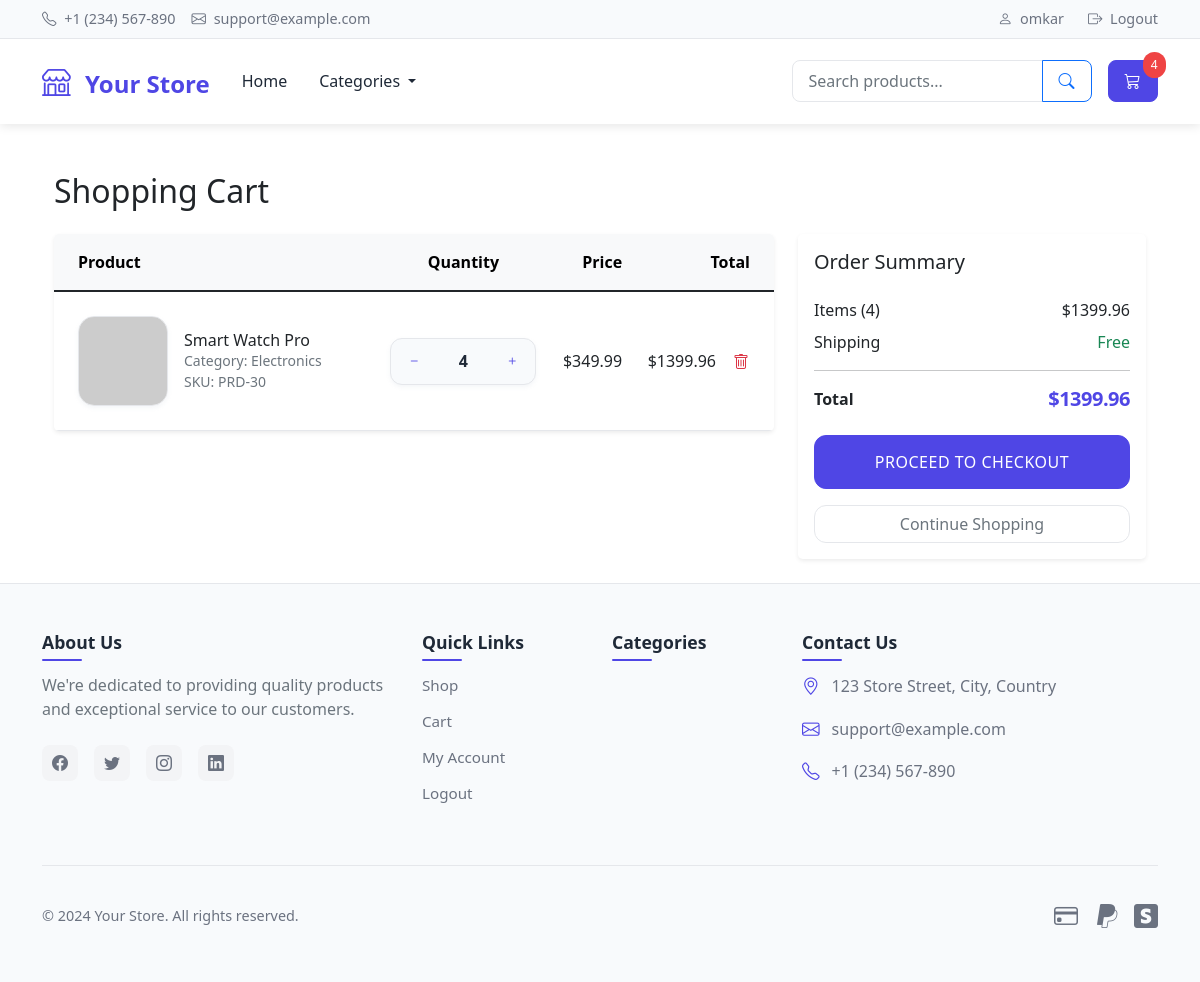
The app's page /cart/ (signed in), older data.
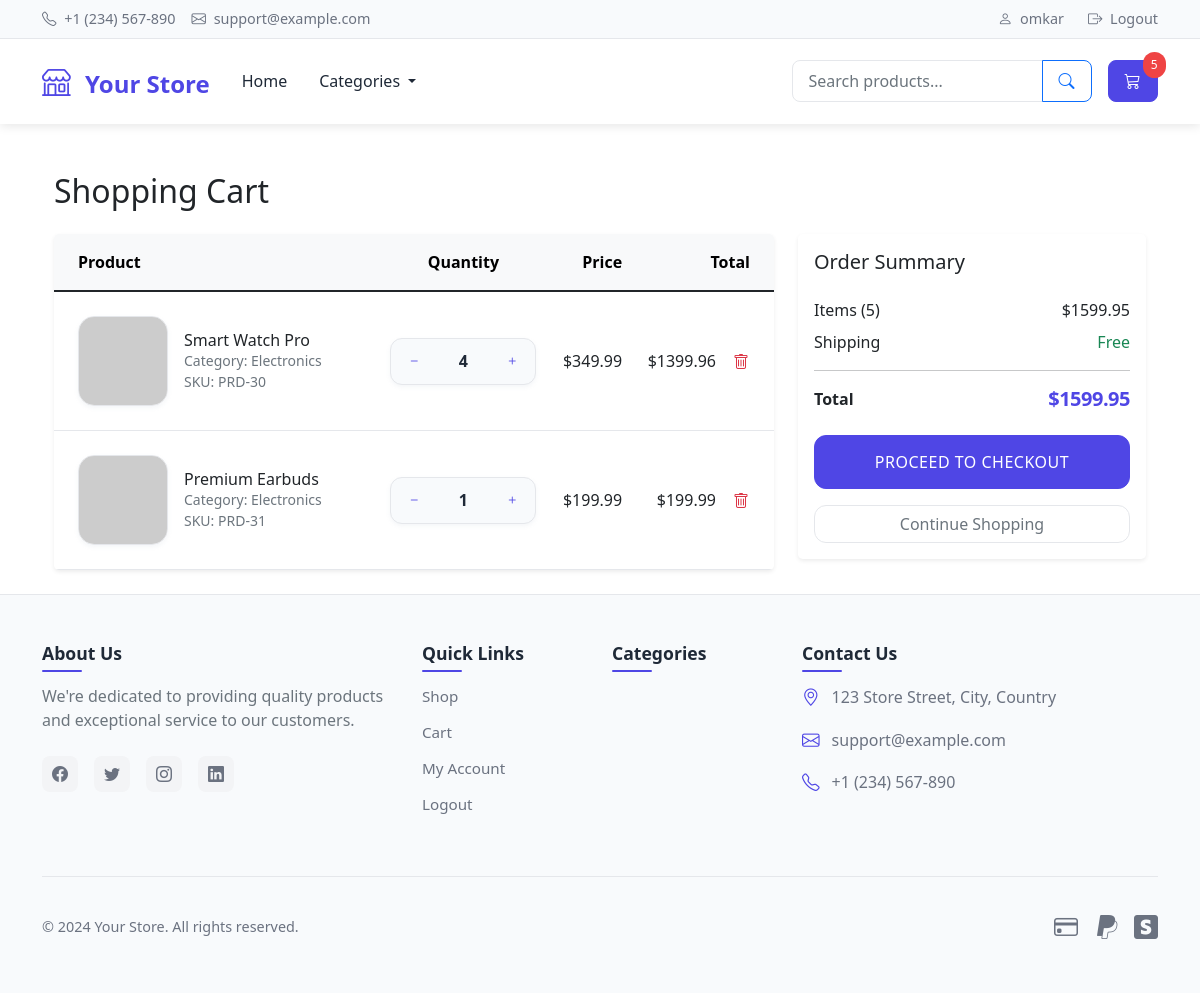
The same page, newer data.
### store/models.py (models this page shows, shortened)
class CartItem(models.Model):
    cart = models.ForeignKey(Cart, on_delete=models.CASCADE)
    product = models.ForeignKey(Product, on_delete=models.CASCADE)
    quantity = models.IntegerField(default=1)
    @property
    def total_price(self):
        return self.quantity * self.product.price

class Product(models.Model):
    name = models.CharField(max_length=200)
    description = models.TextField()
    price = models.DecimalField(max_digits=10, decimal_places=2)
    category = models.ForeignKey(Category, on_delete=models.CASCADE)
    image = models.ImageField(upload_to='products/', blank=True)
    image_url = models.URLField(blank=True)
    stock = models.IntegerField(default=0)
    available = models.BooleanField(default=True)
    created = models.DateTimeField(auto_now_add=True)
    updated = models.DateTimeField(auto_now=True)

class Category(models.Model):
    name = models.CharField(max_length=100)
    description = models.TextField(blank=True)
    class Meta:
        verbose_name_plural = 'Categories'

### store/views.py (the view)
# urls.py: path('cart/', views.cart, name='cart'),
@login_required
def cart(request):
    try:
        cart = Cart.objects.get(user=request.user)
        cart_items = CartItem.objects.filter(cart=cart)
        total = sum(item.total_price for item in cart_items)
        cart_count = sum(item.quantity for item in cart_items)
        remaining_amount = 50 - total if total < 50 else 0
    except Cart.DoesNotExist:
        cart_items = []
        total = 0
        cart_count = 0
        remaining_amount = 50
    return render(request, 'store/cart.html', {
        'cart_items': cart_items,
        'total': total,
        'cart_count': cart_count,
        'remaining_amount': remaining_amount
    })

### store/templates/store/cart.html (shortened to what the changed rows need)
{% extends 'store/base.html' %} {% block content %}
<div class="container py-4">
  <h2 class="mb-4">Shopping Cart</h2>
  {% if cart_items %}
  <div class="row">
    <div class="col-md-8">
      <div class="card shadow-sm rounded-3 border-0">
        <div class="card-body p-0">
          <div class="table-responsive">
            <table class="table table-hover align-middle mb-0">
              <thead>
                <tr class="table-light">
                  <th class="ps-4 py-3">Product</th>
                  <th class="text-center py-3">Quantity</th>
                  <th class="text-end py-3">Price</th>
                  <th class="text-end pe-4 py-3">Total</th>
                </tr>
              </thead>
              <tbody>
                {% for item in cart_items %}
                <tr>
                  <td class="ps-4">
                    <div class="d-flex align-items-center gap-3">
                      <div class="cart-item-image">
                        {% if item.product.image %}
                        <img
                          src="{{ item.product.image.url }}"
                          alt="{{ item.product.name }}"
                          class="rounded-3"
                        />
                        {% elif item.product.image_url %}
                        <img
                          src="{{ item.product.image_url }}"
                          alt="{{ item.product.name }}"
                          class="rounded-3"
                        />
                        {% endif %}
                      </div>
                      <div>
                        <h6 class="mb-0">{{ item.product.name }}</h6>
                        <small class="text-muted d-block">
                          Category: {{ item.product.category.name }}
                        </small>
                        <small class="text-muted d-block">
                          SKU: PRD-{{ item.product.id }}
                        </small>
                      </div>
                    </div>
                  </td>
                  <td class="text-center">
                    <form
                      method="post"
                      action="{% url 'update_cart' item.id %}"
                      class="d-inline quantity-form"
                    >
                      <div class="quantity-controls">
                        <button
                          type="submit"
                          name="action"
                          value="decrement"
                          class="btn btn-outline-secondary btn-sm"
                        >
                          <i class="bi bi-dash"></i>
                        </button>
                        <span class="quantity">{{ item.quantity }}</span>
                        <button
                          type="submit"
                          name="action"
                          value="increment"
                          class="btn btn-outline-secondary btn-sm"
                        >
                          <i class="bi bi-plus"></i>
                        </button>
                      </div>
                    </form>
                  </td>
                  <td class="text-end">${{ item.product.price }}</td>
                  <td class="text-end pe-4">
                    <div class="d-flex justify-content-end align-items-center">
                      <span class="me-3">${{ item.total_price }}</span>
                      <form
                        method="post"
                        action="{% url 'update_cart' item.id %}"
                        class="d-inline"
                      >
                        <button
                          type="submit"
                          name="action"
                          value="remove"
                          class="btn btn-link text-danger p-0"
                          title="Remove item"
                        >
                          <i class="bi bi-trash"></i>
                        </button>
                      </form>
                    </div>
                  </td>
                </tr>
                {% endfor %}
              </tbody>
            </table>
          </div>
        </div>
      </div>
    </div>
    <div class="col-md-4">
      <div class="card shadow-sm rounded-3 border-0">
        <div class="card-body">
          <h5 class="card-title mb-4">Order Summary</h5>
          <div class="d-flex justify-content-between mb-2">
            <span>Items ({{ cart_count }})</span>
            <span>${{ total }}</span>
          </div>
          <div class="d-flex justify-content-between mb-2">
            <span>Shipping</span>
            <span class="text-success">Free</span>
          </div>
          <hr />
          <div class="d-flex justify-content-between mb-4">
            <strong>Total</strong>
            <strong class="text-primary h5 mb-0">${{ total }}</strong>
          </div>
          <a href="{% url 'checkout' %}" class="btn btn-primary w-100 mb-3">
            Proceed to Checkout
          </a>
          <a href="{% url 'shop' %}" class="btn btn-outline-secondary w-100">
            Continue Shopping
          </a>
        </div>
      </div>
    </div>
  </div>
  {% endif %}
</div>
{% endblock %}

### store/templates/store/base.html (shortened to what the changed rows need)
<!DOCTYPE html>
<html>
  <head>
    <link
      href="https://cdn.jsdelivr.net/npm/bootstrap@5.1.3/dist/css/bootstrap.min.css"
      rel="stylesheet"
    />
    <link
      rel="stylesheet"
      href="https://cdn.jsdelivr.net/npm/bootstrap-icons@1.8.1/font/bootstrap-icons.css"
    />
  </head>
  <body>
    <header class="header">
      <nav class="navbar navbar-expand-lg">
        <div class="container">
          <div class="collapse navbar-collapse" id="navbarMain">
            <div class="nav-cart">
              <a href="{% url 'cart' %}" class="btn btn-primary">
                <i class="bi bi-cart3"></i>
                <span class="cart-count">{{ cart_count|default:'0' }}</span>
              </a>
            </div>
          </div>
        </div>
      </nav>
    </header>
    <div class="container mt-4">{% block content %} {% endblock %}</div>
  </body>
</html>

Row changes from the older to the newer data that the page shows:
added CartItem: product.name "Premium Earbuds", product.category.name "Electronics", product.id "31", quantity "1", product.price "199.99", total_price "199.99"
Text that changed along with them:
{{ cart_count|default:'0' }}: "4" → "5"
{{ cart_count }}: "4" → "5"
{{ total }}: "1399.96" → "1599.95"
